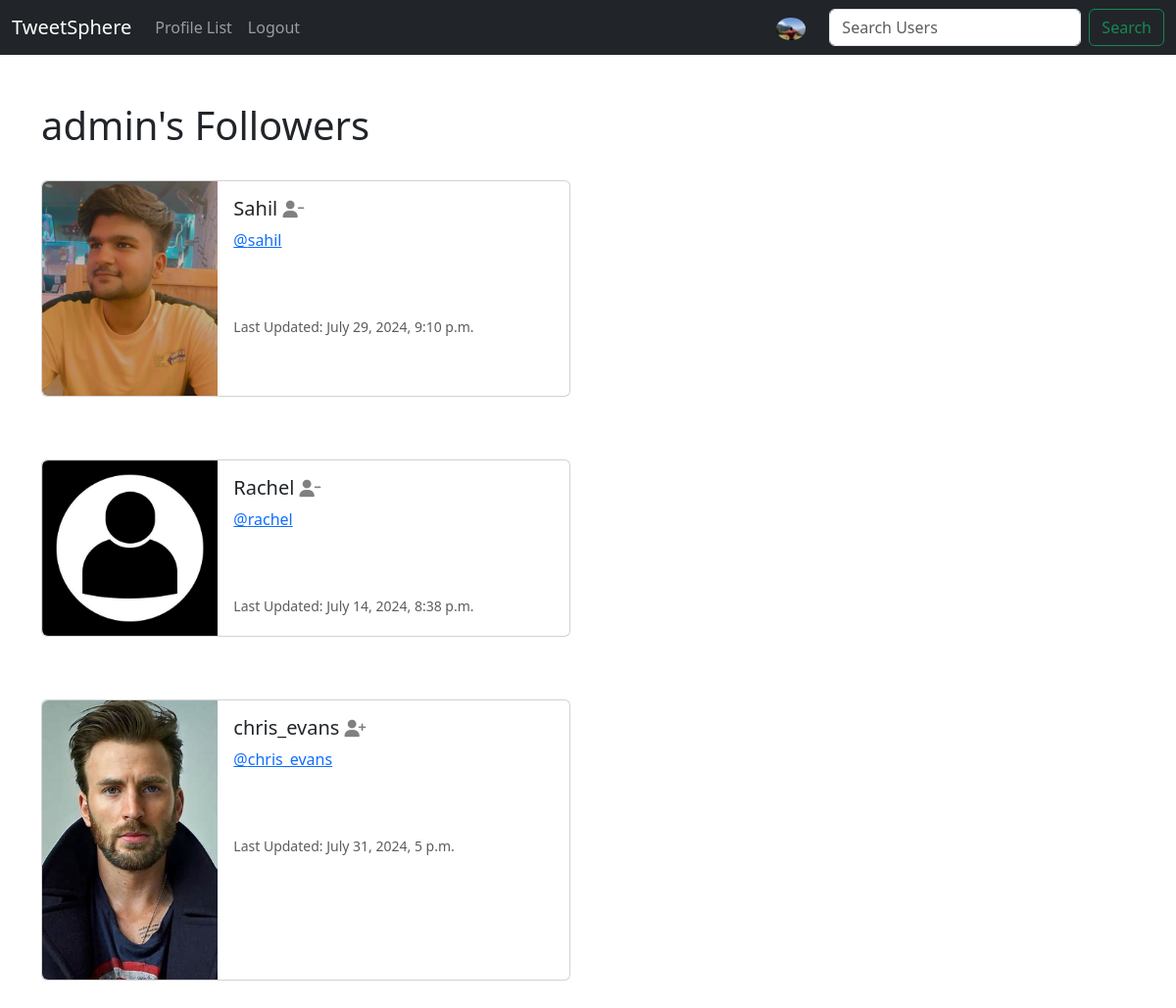
/profile/followers/3 (signed in), run on the app's committed database.
### TweetSphere/models.py (models this page shows, shortened)
class Profile(models.Model):
    user = models.OneToOneField(User, on_delete=models.CASCADE)  # One-to-one relationship with User
    follows = models.ManyToManyField(
        "self",
        related_name="followed_by",
        symmetrical=False,  # Relationship is not symmetrical (user A can follow user B without B following A)
        blank=True
    )
    date_modified = models.DateTimeField(auto_now=True)  # Automatically set to the current time when modified
    profile_image = models.ImageField(null=True, blank=True, upload_to="images/")  # Profile picture
    profile_bio = models.CharField(null=True, blank=True, max_length=500)  # User biography
    facebook_link = models.CharField(null=True, blank=True, max_length=100)  # Facebook profile link
    instagram_link = models.CharField(null=True, blank=True, max_length=100)  # Instagram profile link

### TweetSphere/views.py (the view)
# urls.py: path('profile/followers/<int:pk>', views.followers, name='followers'),
def followers(request, pk):
    if request.user.is_authenticated:
        if request.user.id == pk:
            profiles = Profile.objects.get(user_id=pk)
            return render(request, 'followers.html', {"profiles": profiles})
        else:
            messages.success(request, "That's not your profile page...")
            return redirect('home')
    else:
        messages.success(request, "You must be logged in to view this page...")
        return redirect('home')

### TweetSphere/templates/followers.html
{% extends 'base.html' %}
{% load static %}
{% block content %}
	<h1>{{ request.user.username }}'s Followers</h1>
<br/>
{% if profiles %}
	{% for profile in profiles.followed_by.all %}
		<div class="card mb-3" style="max-width: 540px;">
  <div class="row g-0">
    <div class="col-md-4">
      {% if profile.profile_image %}
      <img src="{{ profile.profile_image.url }}" width=200 height=200 class="img-fluid rounded-start" alt="{{profile.user.username}}">
      {% else %}
      <img src="{% static 'images/default_profile_pic.jpg' %}" class="img-fluid rounded-start" alt="Profile image">
      {% endif %}
    </div>
    <div class="col-md-8">
      <div class="card-body">
        <h5 class="card-title">{{ profile.user.username }}
        {% if profile in profiles.follows.all %}
<a href="{% url 'unfollow' profile.user.id %}">
<i class="fa fa-user-minus small" style="color:gray"></i>
  </a>
           {% else %}
 <a href="{% url 'follow' profile.user.id %}">
 <i class="fa fa-user-plus small" style="color:gray"></i>
  </a>
           {% endif %}
        </h5>
        <p class="card-text"><a href="{% url 'profile' profile.user.id %}">@{{ profile.user.username|lower }}</a></p>
        <br/><br/>
        <p class="card-text"><small class="text-muted">Last Updated: {{ profile.date_modified }}</small></p>
      </div>
    </div>
  </div>
</div>
<br/><br/>
	{% endfor %}
{% endif %}
{% endblock %}

### TweetSphere/templates/navbar.html (shortened to what this page needs)
{% load static %}
<nav class="navbar navbar-expand-lg navbar-dark bg-dark">
    <div class="container-fluid">
      <a class="navbar-brand" href="{% url 'home' %}">TweetSphere</a>
      <div class="collapse navbar-collapse" id="navbarSupportedContent">
        <ul class="navbar-nav me-auto mb-2 mb-lg-0">
          <li class="nav-item">
            <a class="nav-link" href="{% url 'profile_list' %}">Profile List</a>
          </li>
          {% if user.is_authenticated %}
          <li class="nav-item">
          <a class="nav-link" href="{% url 'logout' %}">Logout</a>
        </li>
          {% else %}
          <a class="nav-link" href="{% url 'register' %}">Register</a>
          <a class="nav-link" href="{% url 'login' %}">Login</a>
          {% endif%}
        </ul>
        {% if user.is_authenticated %}
        <ul class="navbar-nav ml-auto">
          <li class="nav-link navbar-brand">
            <a href="{% url 'profile' request.user.id %}" >
              {% if user.profile.profile_image %}
            <img src="{{ user.profile.profile_image.url }}" class="rounded-circle" width="30">
            {% else %}
            <img src="{% static 'images/default_profile_pic.jpg' %}" class="img-fluid rounded-circle" alt="Profile image" width="30">
            {% endif %}
            </a>
          </li>
        </ul>
        {% endif %}
        <form class="d-flex" role="search" method="GET" action="{% url 'search_users' %}">
          <input class="form-control me-2" type="search" name="query" placeholder="Search Users" aria-label="Search">
          <button class="btn btn-outline-success" type="submit">Search</button>
        </form>
      </div>
    </div>
  </nav>

### data on the page
Profile: profile_image (picture), user.username "Sahil", user.username "sahil", date_modified "July 29, 2024, 9:10 p.m."
Profile: user.username "Rachel", user.username "rachel", date_modified "July 14, 2024, 8:38 p.m."
Profile: profile_image (picture), user.username "chris_evans", date_modified "July 31, 2024, 5 p.m."

### other printed values
{{ request.user.username }} "admin"
